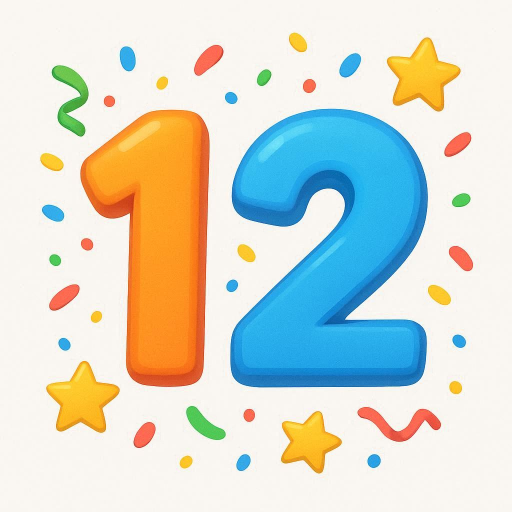
#> input picture Ilustracije/dotze.jpg, 1024 x 1024 px, given in place of tassa.webp, which was not available (shown at 1/2 size)
$ python napravi-mnozinu.py ../Ilustracije/dotze.jpg
#> lines starting #> are read from the running program, lines starting #| are printed output that depends on the picture; pictures that were not available may be replaced by others from this repository, and a replacement may not be noted
"""
SLIKA ZA MNOŽINU — složena od postojeće slike za jedninu.

Zašto ovako, a ne nova generacija: dete uči da „tassa" i „tasses" NIJE druga
stvar nego ISTA stvar u više komada. Ako množinu nacrta model iznova, dobiju se
tri malo drugačije šolje — druga boja drške, drugi ugao — i poruka se izgubi.
Ovako je to bukvalno ista šolja u tri primerka, pa razliku nosi SAMO broj.

Raspored: jedna napred u sredini, dve iza levo i desno, malo manje i pomerene
naviše. Tako se vidi dubina i odmah se prebroji da ih je više.
"""
from PIL import Image
from collections import deque
import sys, os

# ime jednine -> ime množine (katalonski), po svesci Tema 8, zadatak 2
PAROVI = {
    "tassa": "tasses", "ampolla": "ampolles", "got": "gots", "copa": "copes",
    "ganivet": "ganivets", "cullera": "culleres", "forquilla": "forquilles",
    "plat": "plats", "tovallo": "tovallons",
}

IZVOR = "public/illustrations"
PLATNO = 512

def skini_belu_pozadinu(im, prag=238):
    """
    Belu POZADINU pretvara u prozirnu, ali samo onu koja dodiruje ivicu slike.
    Obična zamena „sve belo -> prozirno" izbušila bi rupe u samom predmetu
    (beli tanjir, beli papir, odsjaj na staklu) — zato se ide razlivanjem od
    ivice ka unutra, pa se belina zatvorena u predmetu ne dira.
    """
#> called with prag = 238
    im = im.convert("RGBA")
    px = im.load()
    w, h = im.size
#> w = 1024; h = 1024
    belo = lambda p: p[0] >= prag and p[1] >= prag and p[2] >= prag
    red, vid = deque(), [[False] * w for _ in range(h)]
    for x in range(w):
        for y in (0, h - 1):
            if belo(px[x, y]) and not vid[y][x]:
                vid[y][x] = True; red.append((x, y))
    for y in range(h):
        for x in (0, w - 1):
            if belo(px[x, y]) and not vid[y][x]:
                vid[y][x] = True; red.append((x, y))
    while red:
        x, y = red.popleft()
        px[x, y] = (255, 255, 255, 0)
        for dx, dy in ((1,0),(-1,0),(0,1),(0,-1)):
            nx, ny = x + dx, y + dy
            if 0 <= nx < w and 0 <= ny < h and not vid[ny][nx] and belo(px[nx, ny]):
                vid[ny][nx] = True; red.append((nx, ny))
    return im

def iseci_prazno(im):
    """Skida prozirnu ivicu da predmet bude centriran, ne slika."""
    im = skini_belu_pozadinu(im)
    kutija = im.split()[3].getbbox()
#> kutija = (24, 16, 992, 961)
    return im.crop(kutija) if kutija else im
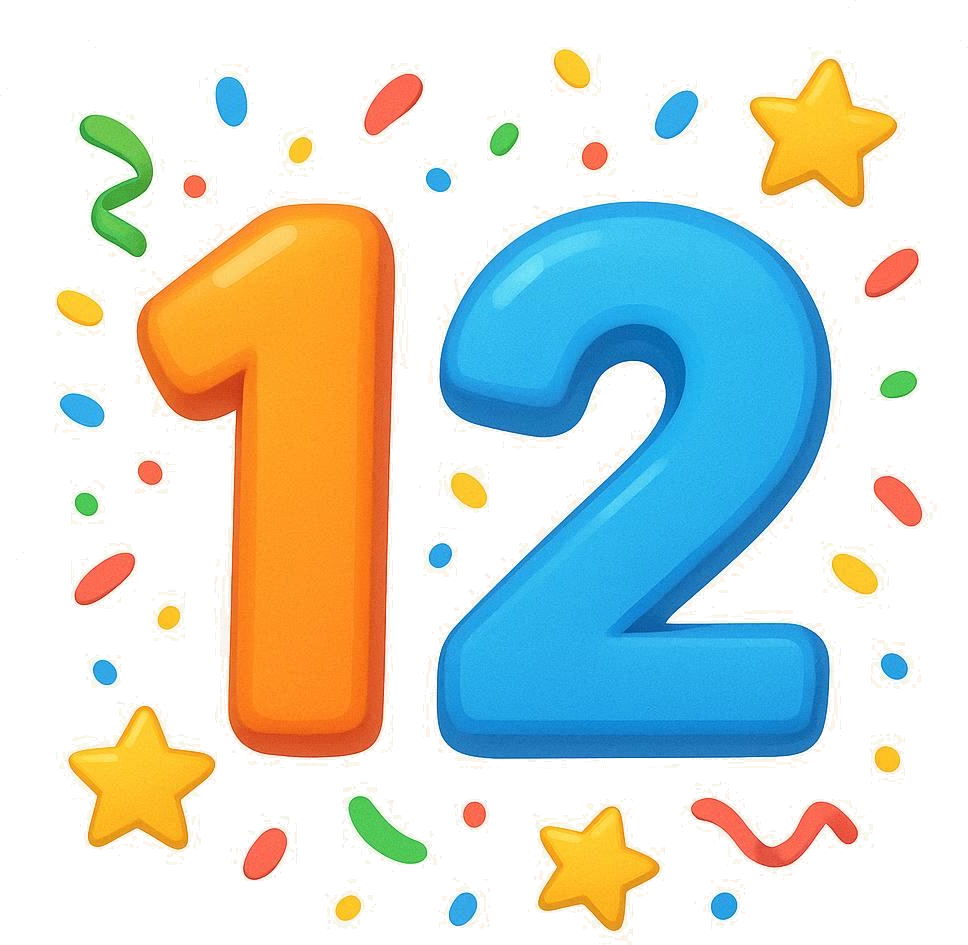
#> returned value: PIL image 968x945 RGBA; mean R, G, B, A 211.9, 219.4, 211.3, 104.9; transparent parts drawn white

def mnozina(putanja, izlaz):
    izv = iseci_prazno(Image.open(putanja))
    platno = Image.new("RGBA", (PLATNO, PLATNO), (0, 0, 0, 0))
#> platno: PIL image 512x512 RGBA; every value is 0

    # (razmera, x u %, y u %) — zadnja dva prvo, pa prednji preko njih
    mesta = [(0.52, 0.24, 0.34), (0.52, 0.76, 0.34), (0.66, 0.50, 0.62)]
    for raz, px, py in mesta:
        w = int(PLATNO * raz)
        h = int(izv.height * w / izv.width)
        if h > PLATNO * raz:                    # visoki predmeti (viljuška, nož)
            h = int(PLATNO * raz)
            w = int(izv.width * h / izv.height)
        kom = izv.resize((w, h), Image.LANCZOS)
        platno.alpha_composite(kom, (int(PLATNO * px - w / 2), int(PLATNO * py - h / 2)))
#> this loop made 3 passes
#> pass 1, in mnozina, `kom = izv.resize((w, h), Image.LANCZOS)`:
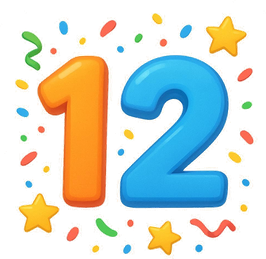
#> kom: PIL image 266x259 RGBA; mean R, G, B, A 91.5, 98.8, 89.8, 105.1; transparent parts drawn white
#> after the loop:
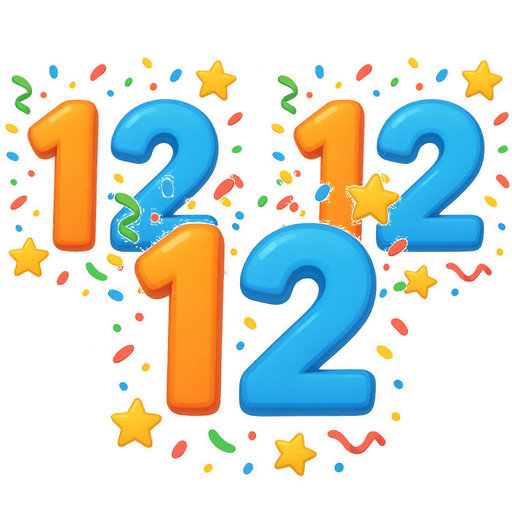
#> platno: PIL image 512x512 RGBA; mean R, G, B, A 74.1, 81, 73.5, 91.5; transparent parts drawn white
    # Ostale ilustracije imaju belu podlogu, pa je i ova dobija — inače bi u
    # tamnoj temi ili na obojenoj kartici izgledala drugačije od svih ostalih.
    podloga = Image.new("RGBA", (PLATNO, PLATNO), (255, 255, 255, 255))
#> podloga: PIL image 512x512 RGBA; every value is 255
    podloga.alpha_composite(platno)
    podloga.convert("RGB").save(izlaz)

if __name__ == "__main__":
    for jed, mn in PAROVI.items():
        ul = os.path.join(IZVOR, f"{jed}.webp")
        iz = os.path.join(sys.argv[1] if len(sys.argv) > 1 else ".", f"{mn}.png")
        mnozina(ul, iz)
        print("  napravljeno:", os.path.basename(iz))
#> pass 2 of the loop `for jed, mn in PAROVI.items():`:
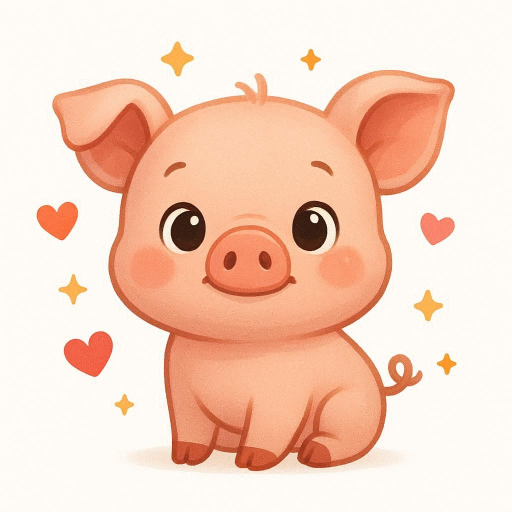
#> input picture Ilustracije/porc.jpg, 1024 x 1024 px, given in place of ampolla.webp, which was not available (shown at 1/2 size)
#> kutija = (64, 80, 928, 952)
#> in iseci_prazno (call 2), `return im.crop(kutija) if kutija else im`:
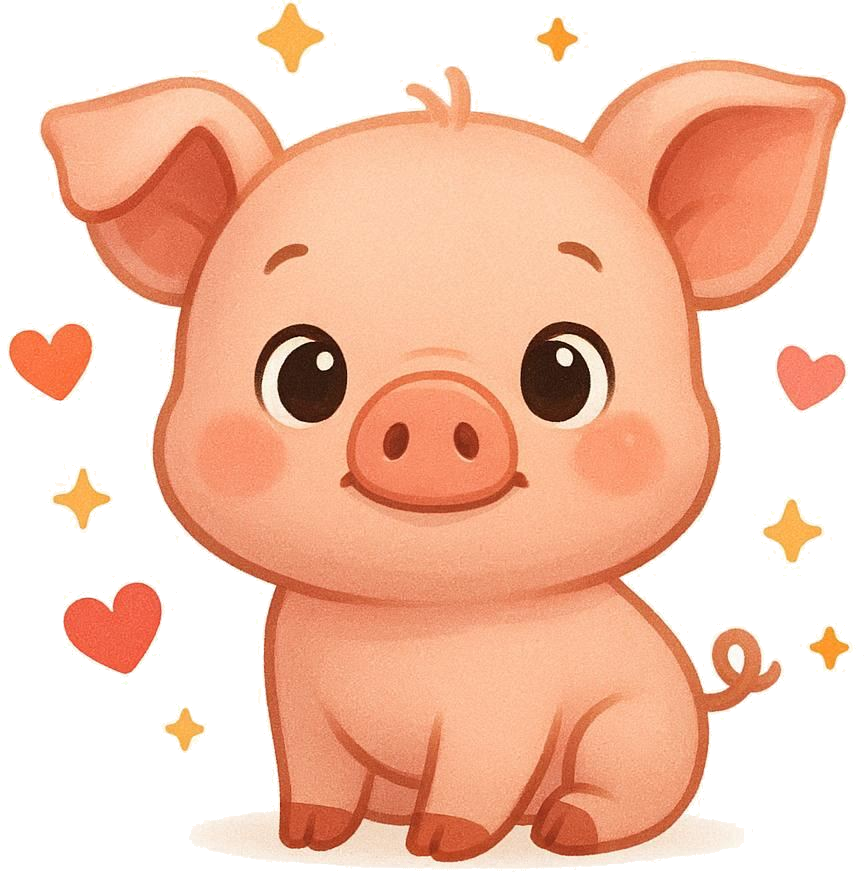
#> returned value: PIL image 864x872 RGBA; mean R, G, B, A 243.2, 198, 176.4, 155; transparent parts drawn white
#> after the loop in mnozina (call 2), `for raz, px, py in mesta:`:
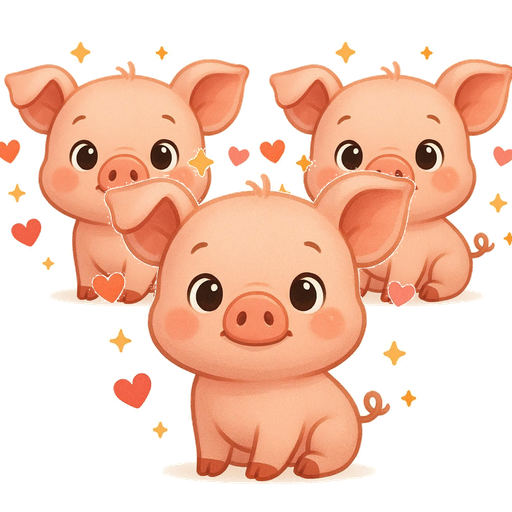
#> platno: PIL image 512x512 RGBA; mean R, G, B, A 127.1, 89.5, 71.2, 129.5; transparent parts drawn white
#> (the run stopped early here; a loop or call above may not have finished)
